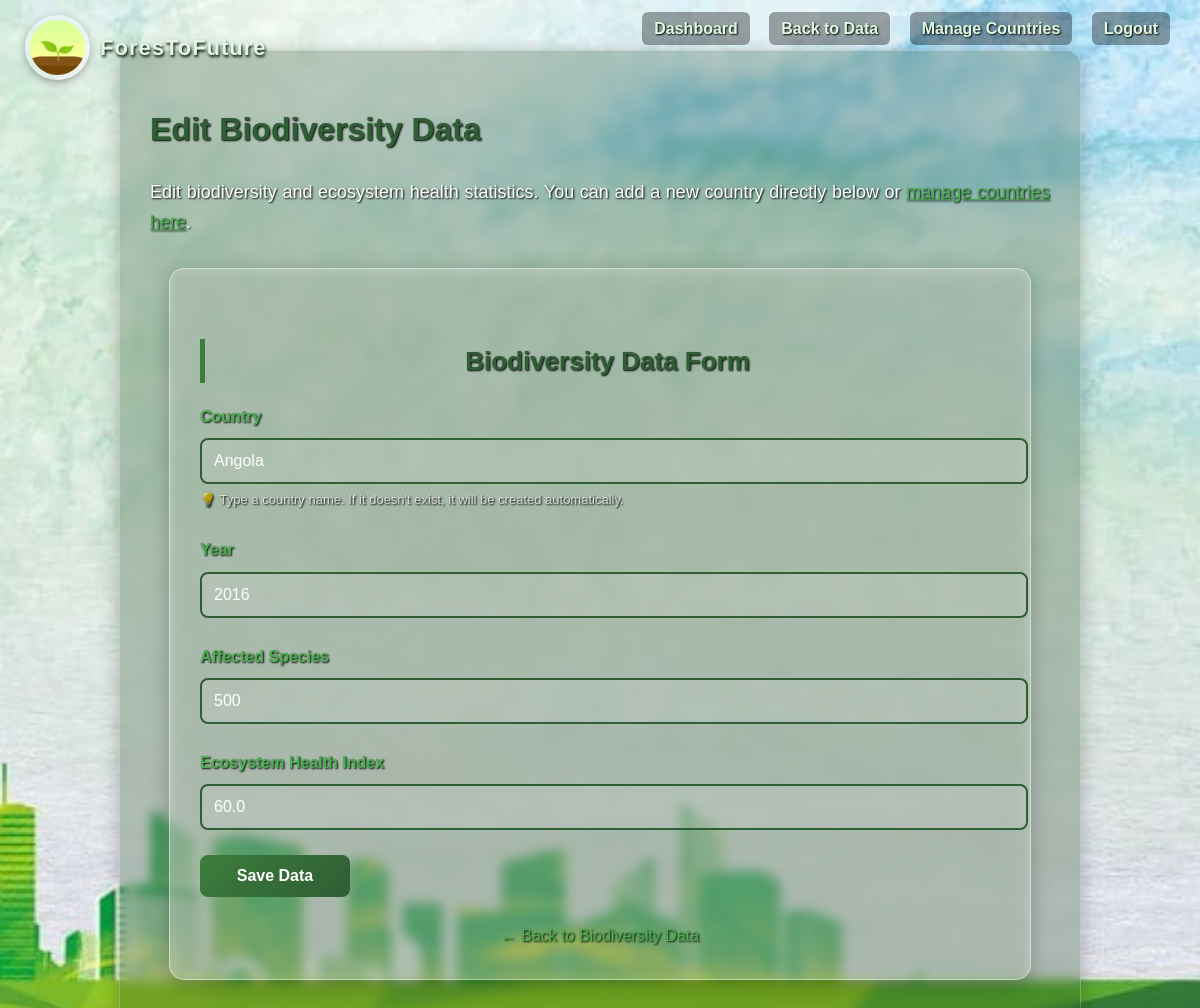
Page /admin/biodiversity/edit/1 (signed in) on the committed database.
### models.py (models this page shows)
class BiodiversityStatus(db.Model):
    __tablename__ = 'biodiversity_status'
    id = db.Column(db.Integer, primary_key=True)
    country_name = db.Column(db.String(100), nullable=False)
    year = db.Column(db.Integer, nullable=False)
    affected_species = db.Column(db.Integer, nullable=False)
    ecosystem_health_index = db.Column(db.Float, nullable=True)
    country_id = db.Column(db.Integer, db.ForeignKey('countries.id'), nullable=False)
    __table_args__ = (
        db.UniqueConstraint('country_id', 'year', name='unique_countries_year'),
    )

### app.py (the view, shortened to what this page needs)
@app.route('/admin/biodiversity/edit/<int:id>', methods=['GET', 'POST'])
def admin_edit_biodiversity(id):
    if 'admin_id' not in session:
        flash("Please log in to access this page.", "error")
        return redirect(url_for('admin_login'))
    data = BiodiversityStatus.query.get_or_404(id)
    form = BiodiversityStatusForm(obj=data)
    return render_template('admin_biodiversity_form.html', form=form, action='Edit')

### forms.py
class BiodiversityStatusForm(FlaskForm):
    country_name = StringField('Country', validators=[DataRequired(), Length(max=100)])
    year = IntegerField('Year', validators=[DataRequired(), NumberRange(min=2000, max=2030)])
    affected_species = IntegerField('Affected Species', validators=[DataRequired(), NumberRange(min=0)])
    ecosystem_health_index = FloatField('Ecosystem Health Index', validators=[Optional(), NumberRange(min=0, max=100)])
    submit = SubmitField('Save Data')

### templates/admin_biodiversity_form.html (shortened to what this page needs)
{% extends "base.html" %}
{% block navigation %}
<nav class="top-right-nav">
    <a href="{{ url_for('admin_dashboard') }}">Dashboard</a>
    <a href="{{ url_for('admin_biodiversity') }}">Back to Data</a>
    <a href="{{ url_for('admin_countries') }}">Manage Countries</a>
    <a href="{{ url_for('admin_logout') }}">Logout</a>
</nav>
{% endblock %}
{% block content %}
<div class="content">
    <h1>{{ action }} Biodiversity Data</h1>
    <p>{{ action }} biodiversity and ecosystem health statistics. You can add a new country directly below or <a href="{{ url_for('admin_countries') }}" style="color: #4caf50; text-decoration: underline;">manage countries here</a>.</p>
    <div class="contactForm card-form" style="max-width: 800px; margin: 30px auto;">
        <form method="POST">
            <h2>Biodiversity Data Form</h2>
            <div class="inputBox">
                {{ form.country_name.label }}
                {{ form.country_name(class="form-control", placeholder="Enter country name (existing or new)") }}
                <small style="color: rgba(255,255,255,0.7); display: block; margin-top: 5px;">
                    💡 Type a country name. If it doesn't exist, it will be created automatically.
                </small>
            </div>
            <div class="inputBox">
                {{ form.year.label }}
                {{ form.year(class="form-control") }}
            </div>
            <div class="inputBox">
                {{ form.affected_species.label }}
                {{ form.affected_species(class="form-control") }}
            </div>
            <div class="inputBox">
                {{ form.ecosystem_health_index.label }}
                {{ form.ecosystem_health_index(class="form-control", step="0.1") }}
            </div>
            <div class="inputBox">
                {{ form.submit(class="submit-btn") }}
            </div>
        </form>
        <div style="text-align: center; margin-top: 15px;">
            <a href="{{ url_for('admin_biodiversity') }}" style="color: #4caf50; text-decoration: none;">← Back to Biodiversity Data</a>
        </div>
    </div>
</div>
{% endblock %}

### static/style.css (style rules this page uses)
body { margin: 0; padding: 0; font-family: Arial, sans-serif; background-image: url("ghg.jpg"); background-size: cover; background-position: center; background-repeat: no-repeat; background-attachment: fixed; color: #ffffff; text-shadow: 1px 1px 2px black; }
.top-right-nav { position: fixed; top: 20px; right: 30px; z-index: 1000; }
.top-right-nav a { margin-left: 15px; text-decoration: none; font-weight: bold; color: #dff8df; padding: 8px 12px; border-radius: 6px; background-color: rgba(0,0,0,0.35); transition: 0.3s; }
.content { max-width: 900px; margin: 50px auto; padding: 30px; background: rgba(20, 60, 20, 0.25); backdrop-filter: blur(6px); -webkit-backdrop-filter: blur(6px); border-radius: 15px; border: 1px solid rgba(255, 255, 255, 0.25); box-shadow: 0 4px 20px rgba(0, 0, 0, 0.25); line-height: 1.7; }
.content h1 { color: #2f5d34; margin-bottom: 20px; }
.content h2 { color: #2f5d34; border-left: 5px solid #3c7d3c; padding-left: 10px; margin-top: 40px; }
.content p { line-height: 1.7; font-size: 18px; text-align: justify; margin-bottom: 20px; }
.contactForm { position: relative; padding-bottom: 150px; }
.card-form { flex: 1; background: rgba(255, 255, 255, 0.30); backdrop-filter: blur(8px); -webkit-backdrop-filter: blur(8px); padding: 30px; border-radius: 15px; border: 1px solid rgba(255, 255, 255, 0.45); box-shadow: 0 4px 20px rgba(0, 0, 0, 0.25); color: #1a1a1a; }
.card-form h2 { margin-bottom: 20px; font-size: 26px; color: #2f5d34; text-align: center; font-weight: bold; }
.card-form .inputBox { position: relative; width: 100%; margin-bottom: 25px; }
.card-form .inputBox input, .card-form .inputBox textarea { width: 100%; padding: 12px 0; background: transparent; border: none; border-bottom: 2px solid #2f5d34; outline: none; font-size: 16px; color: #000; }
.card-form .inputBox label { display: block; margin-bottom: 8px; color: #4caf50; font-weight: bold; }
.card-form input[type="submit"], .card-form .submit-btn { width: 150px; padding: 12px 18px; background: linear-gradient(135deg, #3c7d3c, #2f5d34); color: #fff; border: none; border-radius: 8px; cursor: pointer; transition: 0.3s; font-size: 16px; font-weight: bold; }

### templates/base.html (style rules this page uses)
body { opacity: 1; transition: opacity 0.6s ease; }

### templates/admin_biodiversity_form.html (style rules this page uses)
.inputBox input[type="text"], .inputBox input[type="number"] { width: 100%; padding: 12px; background: rgba(255,255,255,0.1); border: 2px solid #2f5d34; border-radius: 8px; color: white; font-size: 16px; }
.inputBox label { display: block; margin-bottom: 8px; color: #4caf50; font-weight: bold; }
.form-control { width: 100%; }
small { font-size: 13px; }

### rows in the picture
BiodiversityStatus: country_name "Angola", year "2016", affected_species "500", ecosystem_health_index "60.0"

### other values in the picture
{{ action }} "Edit"
